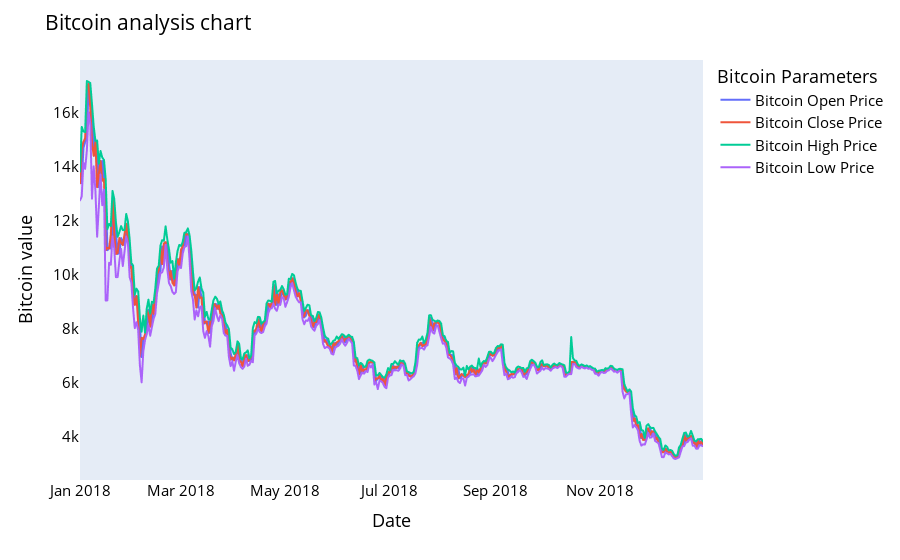

The cell this chart's notebook holds for it:
### Code cell
names = cycle(['Bitcoin Open Price','Bitcoin Close Price','Bitcoin High Price','Bitcoin Low Price'])

fig = px.line(y_2018, x=y_2018.Date, y=[y_2018['Open'], y_2018['Close'], 
                                          y_2018['High'], y_2018['Low']],
             labels={'Date': 'Date','value':'Bitcoin value'})
fig.update_layout(title_text='Bitcoin analysis chart', font_size=15, font_color='black',legend_title_text='Bitcoin Parameters')
fig.for_each_trace(lambda t:  t.update(name = next(names)))
fig.update_xaxes(showgrid=False)
fig.update_yaxes(showgrid=False)

fig.show()

### Figure 1 — Plotly figure (JSON) as saved in the notebook; plotly's stock layout.template omitted (floating-point values rounded to 4 significant figures; data arrays with more than 128 entries replaced by an {"elided": "..."} marker saying what was removed)
{"data": [{"hovertemplate": "variable=Open<br>Date=%{x}<br>Bitcoin value=%{y}<extra></extra>", "legendgroup": "Open", "line": {"color": "#636efa", "dash": "solid"}, "marker": {"symbol": "circle"}, "mode": "lines", "name": "Bitcoin Open Price", "showlegend": true, "type": "scattergl", "x": {"elided": "365 str values"}, "xaxis": "x", "y": {"elided": "365 float values"}, "yaxis": "y"}, {"hovertemplate": "variable=Close<br>Date=%{x}<br>Bitcoin value=%{y}<extra></extra>", "legendgroup": "Close", "line": {"color": "#EF553B", "dash": "solid"}, "marker": {"symbol": "circle"}, "mode": "lines", "name": "Bitcoin Close Price", "showlegend": true, "type": "scattergl", "x": {"elided": "365 str values"}, "xaxis": "x", "y": {"elided": "365 float values"}, "yaxis": "y"}, {"hovertemplate": "variable=High<br>Date=%{x}<br>Bitcoin value=%{y}<extra></extra>", "legendgroup": "High", "line": {"color": "#00cc96", "dash": "solid"}, "marker": {"symbol": "circle"}, "mode": "lines", "name": "Bitcoin High Price", "showlegend": true, "type": "scattergl", "x": {"elided": "365 str values"}, "xaxis": "x", "y": {"elided": "365 float values"}, "yaxis": "y"}, {"hovertemplate": "variable=Low<br>Date=%{x}<br>Bitcoin value=%{y}<extra></extra>", "legendgroup": "Low", "line": {"color": "#ab63fa", "dash": "solid"}, "marker": {"symbol": "circle"}, "mode": "lines", "name": "Bitcoin Low Price", "showlegend": true, "type": "scattergl", "x": {"elided": "365 str values"}, "xaxis": "x", "y": {"elided": "365 float values"}, "yaxis": "y"}], "layout": {"font": {"color": "black", "size": 15}, "legend": {"title": {"text": "Bitcoin Parameters"}, "tracegroupgap": 0}, "margin": {"t": 60}, "title": {"text": "Bitcoin analysis chart"}, "xaxis": {"anchor": "y", "domain": [0, 1], "showgrid": false, "title": {"text": "Date"}}, "yaxis": {"anchor": "x", "domain": [0, 1], "showgrid": false, "title": {"text": "Bitcoin value"}}}}
